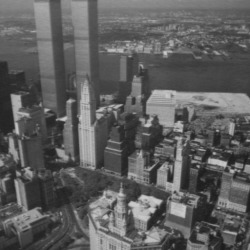
#> input picture assignment4/data/newyork/newyork_a.jpg, 250 x 250 px
$ python ex3.py   (older library calls are emulated)
#> lines starting #> are read from the running program, lines starting #| are printed output that depends on the picture
### assignment4/UZ_utils_a4.py
#! "d:/FRI/3_letnik/ai/uz/Scripts/python.exe"

"""
Before the first run, you need to have all necessary Python packages installed. For
that we highly recommend firstly creating Virtual Environment, to have your
development environment seperated from other projects (https://docs.python.org/3/tutorial/venv.html).

In system terminal then run: "pip install numpy opencv-python matplotlib Pillow"
"""

import numpy as np
import cv2
from matplotlib import pyplot as plt
from PIL import Image


"""
path: str
data_type: str of one of two values: float64 or uint8
max: takes only 1 or 255, must be specified when working with floats
"""
# [16 lines left out: function imread, not called in this run]


"""
path: str
data_type: str of one of two values: float64 or uint8
"""
def imread_gray(path: str, data_type: str) -> np.ndarray:
    I = cv2.imread(path, cv2.IMREAD_GRAYSCALE)
    I = np.asarray(I)
    if data_type == "float64":
        I = I.astype(np.float64) / 255
        # I = I.astype(np.float64)
    elif data_type == "uint8":
        I = I.astype(np.uint8)
    else:
        print("invalid argument: data_type")
    return I


# [57 lines left out: functions imshow, hist_show, signal_show, convolve, not called in this run]


# [25 lines that do not run on import are left out]

### assignment4/ex2.py
#! "D:/FRI/3_letnik/ai/uz/Scripts/python.exe"

import cv2
import numpy as np
from matplotlib import pyplot as plt
from matplotlib import gridspec as gs
from a4_utils import *
from UZ_utils_a4 import *
from ex1 import hessian_points, harris_points, nms


# feat_pts_1 -> features of image 1
# feat_pts_2 -> features of image 2
# feat_pts_1 and 2 may not be of the same size
def find_correspondences(feat_pts_1: np.ndarray, feat_pts_2: np.ndarray):
    # debug
    print(f"len 1: {len(feat_pts_1)}")
    print(f"len 2: {len(feat_pts_2)}")

    m1 = np.array([feat_pts_1 for _ in range(len(feat_pts_2))]).reshape((len(feat_pts_2), len(feat_pts_1), 16*16))
    m2 = np.array([[feats for _ in feat_pts_1] for feats in feat_pts_2]).reshape((len(feat_pts_2), len(feat_pts_1), 16*16))

    # hellinger distances between harris points
    # diffs = (np.sqrt(m1) - np.sqrt(m2)) ** 2
    d_hell: np.ndarray = np.sqrt(0.5 * np.sum((np.sqrt(m1) - np.sqrt(m2)) ** 2, axis=2))
    print("d_hell shape:", d_hell.shape)

    # return list of pairs [a, b], where a is index from the first list and b is index from the second.
    pairs = []
    for i in range(len(d_hell[0])):
        col = d_hell[:, i]
        min_d = np.min(col)
        min_idx = np.where(col == min_d)
        # print("found min indices: ", min_idx)
        min_idx = min_idx[0]
        # print("min idx: ", min_idx, [i, min_idx[0]])
        pairs.append([i, min_idx[0]])

    # debug
    print(f"n pairs: {len(pairs)}")

    # for each descriptor from feat_pts_1 find the closest descriptor from feat_pts_2

    return pairs


# [68 lines left out: function test_a, not called in this run]


# 2b
def find_matches(I1: np.ndarray, I2: np.ndarray, display: bool = True):
    # execute Hessian feature point detector
    sigma = 3
    images = [I1, I2]
    sigmas = [sigma, sigma]
    rs = [15, 15]
    # treshs = [0.004, 0.004]       # hessian
    treshs = [1e-6, 1e-6]           # harris
    feat_pts = []
    descs = []

    for i in range(len(images)):
        I = images[i]
        sigma = sigmas[i]
        points = harris_points(I, sigma)
        # points = hessian_points(I, sigma)

        points = np.where(points > treshs[i], points, 0)
        points = nms(points, rs[i], treshs[i])

        points = np.nonzero(points)

        feat_pts.append(points)

        # find simple descriptors
        desc = simple_descriptors(I, points[0], points[1])
        descs.append(desc)


    # find correspondences
    # Y = feat[0], X = feat[1] and vice versa
    # returns N_features x bins**2 array of descriptors
    pairs_1 = find_correspondences(descs[0], descs[1])
    pairs_2 = find_correspondences(descs[1], descs[0])
    print("pairs_1:\n", pairs_1)
    print("pairs_2:\n", pairs_2)

    # find only symmetric correspondences
    pairs = []
    for i in range(len(pairs_1)):
        if pairs_1[i][1] == pairs_2[pairs_1[i][1]][0] and pairs_1[i][0] == pairs_2[pairs_1[i][1]][1]:
            pairs.append(pairs_1[i])
    print("symmetric pairs:\n", pairs)

    feats_1 = np.asarray(feat_pts[0]).T
    feats_2 = np.asarray(feat_pts[1]).T
    feats_1 = np.flip(feats_1, axis=1)
    feats_2 = np.flip(feats_2, axis=1)
    # [6 lines of commented-out code are left out]
    feats_1_sorted = np.array([])
    feats_2_sorted = np.array([])
    for i in range(len(pairs)):
        feats_1_idx = pairs[i][0]
        feats_2_idx = pairs[i][1]
        feats_1_sorted = np.vstack((feats_1_sorted, feats_1[feats_1_idx])) if feats_1_sorted.size else feats_1[feats_1_idx]

        feats_2_sorted = np.vstack((feats_2_sorted, feats_2[feats_2_idx])) if feats_2_sorted.size else feats_2[feats_2_idx]
    print("feats_1_sorted:\n", feats_1_sorted)
    print("feats_2_sorted:\n", feats_2_sorted)

    if display:
        display_matches(images[0], feats_1_sorted, images[1], feats_2_sorted)

    return (feats_1_sorted, feats_2_sorted)
    # pretty accurate, but not perfect


# [6 lines left out: function test_b, not called in this run]


# [3 lines that do not run on import are left out]

### assignment4/ex1.py
#! "D:/FRI/3_letnik/ai/uz/Scripts/python.exe"

import cv2
import numpy as np
from matplotlib import pyplot as plt
from matplotlib import gridspec as gs
from a4_utils import *
from UZ_utils_a4 import *


# a
# computes determinants of hessian
# [6 lines left out: function hessian_points, not called in this run]


# r     neighbourhood size
def nms(det: np.ndarray, r: int, tresh: float) -> np.ndarray:
    padded = np.copy(det)
    padded = np.pad(padded, ((r, r), (r, r)), "constant", constant_values=((0, 0), (0, 0)))
    pxs = np.argwhere(det)      # does not include padding
    for i, j in pxs:
        # these indices are wrong when parametrized with r
        i_start = i
        i_end = i + 2 * r + 1
        j_start = j
        j_end = j + 2 * r + 1
        curr_response = det[i, j]
        neighbourhood = padded[i_start:i_end, j_start:j_end]
        neighbourhood[r, r] = 0     # set center element to 0 to exclude it from calculating neighbourhood max
        max = np.amax(neighbourhood)
        if curr_response > max and curr_response > tresh:
            # neighbourhood[i_start:i_end, j_start:j_end] = 0
            neighbourhood[r, r] = curr_response
    out = padded[r:len(padded) - r + 1, r:len(padded[0]) - r + 1]
    return out


# [43 lines left out: function test_ab, not called in this run]

# Q: What kind of structures in the image are detected by the algorithm?
# A: Curvatures
# Q: How does the parameter sigma affect the result?
# A: The bigger the sigma, the bigger the detected feature


# b
def harris_points(I: np.ndarray, sigma: float):
    sigma_gauss = sigma * 1.6
    alpha = 0.06
    d = get_partial_derivatives(I, sigma)
    I_x = d[0]
    I_y = d[1]
    G = gauss(sigma_gauss)
    G_T = np.transpose(G)
    # UL = upper left, LP = lower right element in the auto-correlation matrix
    UL = cv2.filter2D(np.power(I_x, 2), -1, G)
    UL = cv2.filter2D(UL, -1, G_T)
    antidiag = cv2.filter2D(I_x * I_y, -1, G)
    antidiag = cv2.filter2D(antidiag, -1, G_T)
    LR = cv2.filter2D(np.power(I_y, 2), -1, G)
    LR = cv2.filter2D(LR, -1, G_T)
    det = UL * LR - np.power(antidiag, 2)
    trace = UL + LR
    out = det - alpha * np.power(trace, 2)
    return out

# Feature points do not appear on the same structures in the image compared to the Hessian method.


# [3 lines that do not run on import are left out]

### assignment4/a4_utils.py
import numpy as np
import cv2
from matplotlib import pyplot as plt


def gauss(sigma):
    x = np.arange(np.floor(-3 * sigma), np.ceil(3 * sigma + 1))
    k = np.exp(-(x ** 2) / (2 * sigma ** 2))
    k = k / np.sum(k)
    k = np.expand_dims(k, 0)
    # print(f"gauss dims: {k.shape}")
    # print(k)
    return k


def gaussdx(sigma):
    x = np.arange(np.floor(-3 * sigma), np.ceil(3 * sigma + 1))
    k = -x * np.exp(-(x ** 2) / (2 * sigma ** 2))
    k /= np.sum(np.abs(k))
    k = np.expand_dims(k, 0)
    # print(f"gauss dims: {k.shape}")
    # print(k)
    return k


def convolve(I: np.ndarray, *ks):
    """
    Convolves input image I with all given kernels.

    :param I: Image, should be of type float64 and scaled from 0 to 1.
    :param ks: 2D Kernels
    :return: Image convolved with all kernels.
    """
    for k in ks:
        k = np.flip(k)  # filter2D performs correlation, so flipping is necessary
        I = cv2.filter2D(I, cv2.CV_64F, k)
    return I


def simple_descriptors(I: np.ndarray, Y, X, n_bins: int = 16, radius: int = 40, sigma: int = 2):
    """
    Computes descriptors for locations given in X and Y.

    I: Image in grayscale.
    Y: list of Y coordinates of locations. (Y: index of row from top to bottom)
    X: list of X coordinates of locations. (X: index of column from left to right)

    Returns: tensor of shape (len(X), n_bins^2), so for each point a feature of length n_bins^2.
    """

    assert np.max(I) <= 1, "Image needs to be in range [0, 1]"
    assert I.dtype == np.float64, "Image needs to be in np.float64"

    g = gauss(sigma)
    d = gaussdx(sigma)

    Ix = convolve(I, g.T, d)
    Iy = convolve(I, g, d.T)
    Ixx = convolve(Ix, g.T, d)
    Iyy = convolve(Iy, g, d.T)

    mag = np.sqrt(Ix ** 2 + Iy ** 2)
    mag = np.floor(mag * ((n_bins - 1) / np.max(mag)))

    feat = Ixx + Iyy
    feat += abs(np.min(feat))
    feat = np.floor(feat * ((n_bins - 1) / np.max(feat)))

    desc = []

    for y, x in zip(Y, X):
        miny = max(y - radius, 0)
        maxy = min(y + radius, I.shape[0])
        minx = max(x - radius, 0)
        maxx = min(x + radius, I.shape[1])
        r1 = mag[miny:maxy, minx:maxx].reshape(-1)
        r2 = feat[miny:maxy, minx:maxx].reshape(-1)

        a = np.zeros((n_bins, n_bins))
        for m, l in zip(r1, r2):
            a[int(m), int(l)] += 1

        a = a.reshape(-1)
        # if np.sum(a) >= 0:
        #     print("h")
        a /= np.sum(a)

        desc.append(a)

    return np.array(desc)


def display_matches(I1: np.ndarray, pts1: np.ndarray, I2: np.ndarray, pts2: np.ndarray, show: bool = True):
    """
    Displays matches between images.

    I1, I2: Image in grayscale.
    pts1, pts2: Nx2 arrays of coordinates of feature points for each image (first columnt is x, second is y coordinates)
    """

    assert I1.shape[0] == I2.shape[0] and I1.shape[1] == I2.shape[1], "Images need to be of the same size."

    I = np.hstack((I1, I2))
    w = I1.shape[1]
    plt.imshow(I, cmap='gray')

    for p1, p2 in zip(pts1, pts2):
        x1 = p1[0]
        y1 = p1[1]
        x2 = p2[0]
        y2 = p2[1]
        plt.plot(x1, y1, 'bo', markersize=3)
        plt.plot(x2 + w, y2, 'bo', markersize=3)
        plt.plot([x1, x2 + w], [y1, y2], 'r', linewidth=.8)

    if show:
        plt.show()


# returns a list of 2 elements:
#   0: I_x
#   1: I_y
def get_partial_derivatives(I: np.ndarray, sigma: float) -> list:
    G = gauss(sigma)
    D = gaussdx(sigma)
    D = np.flip(D)
    # G_T = G.reshape([G.shape[1], 1])
    # D_T = D.reshape([D.shape[1], 1])
    G_T = np.transpose(G)
    D_T = np.transpose(D)

    I_x = cv2.filter2D(I, -1, G_T)
    I_x = cv2.filter2D(I_x, -1, D)
    I_y = cv2.filter2D(I, -1, G)
    I_y = cv2.filter2D(I_y, -1, D_T)

    return [I_x, I_y]

# expects partial first order derivatives I_x and I_y
# returns list of 3 elements of partial derivatives of second order
#   0: I_xx
#   1: I_yy
#   2: I_xy
# [18 lines left out: function get_2nd_derivatives, not called in this run]


### assignment4/ex3.py
#! "D:/FRI/3_letnik/ai/uz/Scripts/python.exe"

import cv2
import os
import numpy as np
from matplotlib import pyplot as plt
from matplotlib import gridspec as gs
from a4_utils import *
from UZ_utils_a4 import *
from ex1 import hessian_points, harris_points, nms
from ex2 import find_matches


# display images in a 1xN grid
# [9 lines left out: function display_images, not called in this run]


# Homography
# x = [x_t, y_t]
# p = [p1, p2, p3, p4]
# p1, p2 for rotation and scale, p3 and p4 for translation
def estimate_homography(feats_1: np.ndarray, feats_2: np.ndarray):
    # approximates homography between 2 images using a given set if matched feature points
    # construct matrix A
    A = np.array([])
    for i in range(len(feats_1)):
        x_r, y_r = feats_1[i]
        x_t, y_t = feats_2[i]
        A_i = np.array([
            [x_r, y_r, 1, 0, 0, 0, -x_t*x_r, -x_t*y_r, -x_t],
            [0, 0, 0, x_r, y_r, 1, -y_t*x_r, -y_t*y_r, -y_t]
        ])
        A = np.vstack((A, A_i)) if A.size else A_i
    print("A:\n", A)

    # solve for h
    U, S, V = np.linalg.svd(A)
    h = V[-1] / V[-1, -1]
    print("h:\n", h, h.shape)

    # construct H
    H = np.reshape(h, (3, 3))
    print("H:\n", H)

    return H


# set can be wither "newyork" or "graf"
# [39 lines left out: function test_a, not called in this run]


# b
# RANSAC
def ransac():
    filenames = ["data/newyork/newyork_a.jpg", "data/newyork/newyork_b.jpg"]
    images = []
    for filename in filenames:
        images.append(imread_gray(filename, "float64"))
#> in imread_gray, I is the input picture: shape (250, 250); min 24, max 205, mean 93.9
    feats_1, feats_2 = find_matches(images[0], images[1], display=False)
#> the loop in find_matches, `for i in range(len(images)):` made 2 passes
#> pass 1, in get_partial_derivatives, `I_x = cv2.filter2D(I_x, -1, D)`:
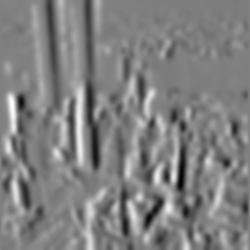
#> I_x: shape (250, 250) float64; min -0.243, max 0.241, mean 0.00058; drawn with min black and max white
#> pass 1, in get_partial_derivatives, `I_y = cv2.filter2D(I_y, -1, D_T)`:
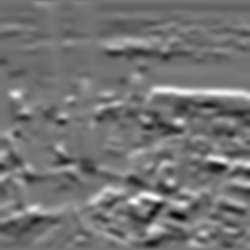
#> I_y: shape (250, 250) float64; min -0.197, max 0.228, mean -0.0028; drawn with min black and max white
#> after the loop in find_matches, `for i in range(len(images)):`: descs = 2 items
#| len 1: 43
#| len 2: 42
#> in find_correspondences, `d_hell: np.ndarray = np.sqrt(0.5 * np.sum((np.sqrt(m1) - np.sqrt(m2)) ..`:
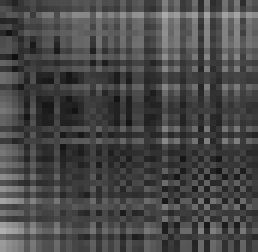
#> d_hell: shape (42, 43) float64 (shown 6 times larger); min 0.0626, max 0.691, mean 0.284
#| d_hell shape: (42, 43)
#> the loop in find_correspondences, `for i in range(len(d_hell[0])):` made 43 passes
#> (min_d, min_idx) on passes 1 to 12: (0.149, [3]), (0.0794, [5]), (0.0626, [9]), (0.0991, [14]), (0.0863, [19]), (0.104, [7]), (0.126, [13]), (0.0875, [17]), (0.0947, [17]), (0.105, [8]), (0.0838, [24]), (0.0859, [12])
#> after the loop in find_correspondences, `for i in range(len(d_hell[0])):`: pairs = 43 pairs, first value 0 to 42, second value 3 to 39
#| n pairs: 43
#> in find_matches, `pairs_1 = find_correspondences(descs[0], descs[1])`: pairs_1 has the same summary as pairs in find_correspondences
#| len 1: 42
#| len 2: 43
#> in find_correspondences (call 2), `d_hell: np.ndarray = np.sqrt(0.5 * np.sum((np.sqrt(m1) - np.sqrt(m2)) ..`:
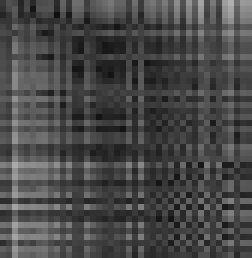
#> d_hell: shape (43, 42) float64 (shown 6 times larger); min 0.0626, max 0.691, mean 0.284
#| d_hell shape: (43, 42)
#> the loop in find_correspondences (call 2), `for i in range(len(d_hell[0])):` made 42 passes
#> (min_d, min_idx) on passes 1 to 12: (0.145, [2]), (0.178, [33]), (0.233, [5]), (0.149, [0]), (0.183, [3]), (0.0794, [1]), (0.164, [3]), (0.104, [5]), (0.105, [9]), (0.0626, [2]), (0.117, [17]), (0.101, [2])
#> after the loop in find_correspondences (call 2), `for i in range(len(d_hell[0])):`: pairs = 42 pairs, first value 0 to 41, second value 0 to 40
#| n pairs: 42
#> in find_matches, `pairs_2 = find_correspondences(descs[1], descs[0])`: pairs_2 has the same summary as pairs in find_correspondences
#> (printed output is left out)
#> (printed output is left out)
#> the loop in find_matches, `for i in range(len(pairs_1)):` made 43 passes
#> after the loop in find_matches, `for i in range(len(pairs_1)):`: pairs = 27 pairs, first value 0 to 36, second value 3 to 39
#> (printed output is left out)
#> in find_matches, `feats_1 = np.asarray(feat_pts[0]).T`: feats_1 = 43 pairs, first value 0 to 249, second value 3 to 249
#> in find_matches, `feats_2 = np.asarray(feat_pts[1]).T`: feats_2 = 42 pairs, first value 5 to 249, second value 0 to 243
#> in find_matches, `feats_1 = np.flip(feats_1, axis=1)`: feats_1 = 43 pairs, first value 3 to 249, second value 0 to 249
#> in find_matches, `feats_2 = np.flip(feats_2, axis=1)`: feats_2 = 42 pairs, first value 0 to 243, second value 5 to 249
#> the loop in find_matches, `for i in range(len(pairs)):` made 27 passes
#> (feats_1_idx, feats_2_idx) on passes 5 to 16: (4, 19), (5, 7), (7, 17), (9, 8), (10, 24), (11, 12), (12, 18), (13, 22), (14, 32), (16, 27), (17, 10), (19, 16)
#> (feats_1_idx, feats_2_idx, feats_1_sorted, feats_2_sorted) on passes 1 to 4: (0, 3, [42, 0], [180, 22]), (1, 5, [[42, 0], [71, 38]], [[180, 22], [139, 40]]), (2, 9, [[42, 0], [71, 38], [108, 49]], [[180, 22], [139, 40], [160, 72]]), (3, 14, [[42, 0], [71, 38], [108, 49], [165, 54]], [[180, 22], [139, 40], [160, 72], [201, 113]])
#> after the loop in find_matches, `for i in range(len(pairs)):`: feats_1_sorted = 27 pairs, first value 4 to 231, second value 0 to 229; feats_2_sorted = 27 pairs, first value 0 to 203, second value 22 to 240
#> (printed output is left out)
#> (printed output is left out)
#> feats_1 has the same summary as feats_1_sorted in find_matches; feats_2 has the same summary as feats_2_sorted in find_matches

    # ransac loop
    # iterations
    k = 50
    threshold = 2
    min_error = 10000000
    H_best = None
    feats_1_best = None
    feats_2_best = None
    while k > 0:
        idxs = np.random.randint(0, len(feats_1), 4)
        rand_selected_1 = feats_1[idxs]
        rand_selected_2 = feats_2[idxs]
        print("rand_selected_1:\n", rand_selected_1)
        print("rand_selected_2:\n", rand_selected_2)
        # estimate homography
        H = estimate_homography(rand_selected_1, rand_selected_2)

        feats_1_transformed = H @ np.vstack((feats_1.T, np.ones((1, feats_1.shape[0]))))
        feats_1_transformed = feats_1_transformed[0:2, :] / feats_1_transformed[2, :]
        feats_1_transformed = feats_1_transformed.T
        print("feats_1_transformed:\n", feats_1_transformed)
        print("feats_2:\n", feats_2)

        # error calc
        err_vector = np.linalg.norm(feats_1_transformed - feats_2, axis=1)
        print("err:\n", err_vector, len(err_vector))

        # find inliers
        inliers = np.where(err_vector < threshold)[0]
        print("inliers:\n", inliers)

        if len(inliers) > len(feats_1) * 0.5:
            H = estimate_homography(feats_1[inliers], feats_2[inliers])
            new_feats_1_transformed = H @ np.vstack((feats_1.T, np.ones((1, feats_1.shape[0]))))
            new_feats_1_transformed = new_feats_1_transformed[0:2, :] / new_feats_1_transformed[2, :]
            new_feats_1_transformed = new_feats_1_transformed.T
            new_err_vector = np.linalg.norm(new_feats_1_transformed - feats_2, axis=1)
            if np.mean(new_err_vector) < min_error:
                H_best = H
                feats_1_best = feats_1[inliers]
                feats_2_best = feats_2[inliers]
                min_error = np.mean(new_err_vector)
        k -= 1
#> this loop made 50 passes
#> (idxs, rand_selected_1, rand_selected_2, min_error) on pass 5: ([12, 26, 1, 6], [[231, 131], [89, 229], [71, 38], [117, 105]], [[203, 214], [31, 198], [139, 40], [131, 121]], 4.32)
#> (idxs, rand_selected_1, rand_selected_2, inliers) on passes 1, 3, 4, 6: ([12, 15, 21, 0], [[231, 131], [60, 154], [132, 204], [42, 0]], [[203, 214], [57, 121], [79, 207], [180, 22]], [0, 12, 15, 21]), ([19, 21, 18, 4], [[27, 180], [132, 204], [227, 166], [155, 92]], [[6, 118], [79, 207], [180, 240], [169, 135]], [3, 4, 8, 11, 18, 19, 20, 21, 25]), ([23, 6, 24, 24], [[182, 212], [117, 105], [37, 214], [37, 214]], [[124, 214], [131, 121], [0, 150], [0, 150]], [6, 23, 24]), ([7, 23, 14, 24], [[20, 115], [182, 212], [4, 151], [37, 214]], [[50, 67], [124, 214], [15, 85], [0, 150]], [7, 14, 23, 24])
#> (printed output is left out)
#> after the loop, feats_1_best = 17 rows, first 8: [71, 38], [108, 49], [165, 54], [155, 92], [117, 105], [20, 115], [177, 118], [63, 119]; feats_2_best = 17 rows, first 8: [139, 40], [160, 72], [201, 113], [169, 135], [131, 121], [50, 67], [169, 169], [82, 97]; k = 0; min_error = 4.32


    # transform image newyork_a with H_best
    transformed_newyork_a = cv2.warpPerspective(images[0], H_best, (images[0].shape[1], images[0].shape[0]))
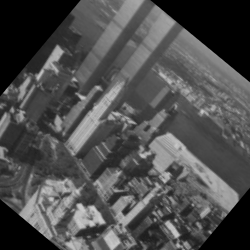
#> transformed_newyork_a: shape (250, 250) float64; min 0, max 0.795, mean 0.307

    fig = plt.figure(figsize=(10, 10))
    grid = gs.GridSpec(nrows=2, ncols=2)
    sp = fig.add_subplot(grid[0, :])
    display_matches(images[0], feats_1_best, images[1], feats_2_best, show=False)
#> in display_matches, `I = np.hstack((I1, I2))`:
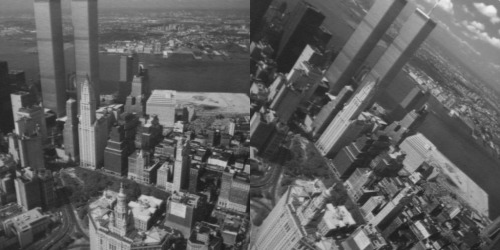
#> I: shape (250, 500) float64; min 0.0941, max 0.949, mean 0.374
#> the loop in display_matches, `for p1, p2 in zip(pts1, pts2):` made 17 passes
#> (x1, y1, x2, y2) on passes 1 to 12: (71, 38, 139, 40), (108, 49, 160, 72), (165, 54, 201, 113), (155, 92, 169, 135), (117, 105, 131, 121), (20, 115, 50, 67), (177, 118, 169, 169), (63, 119, 82, 97), (155, 124, 149, 160), (231, 131, 203, 214), (211, 161, 168, 224), (91, 164, 74, 149)
    sp = fig.add_subplot((grid[1, 0]))
    sp.imshow(images[1], cmap="gray")
    sp.set_title("newyork_b")
    sp = fig.add_subplot((grid[1, 1]))
    sp.imshow(transformed_newyork_a, cmap="gray")
    sp.set_title("transformed newyork_a")
    plt.show()
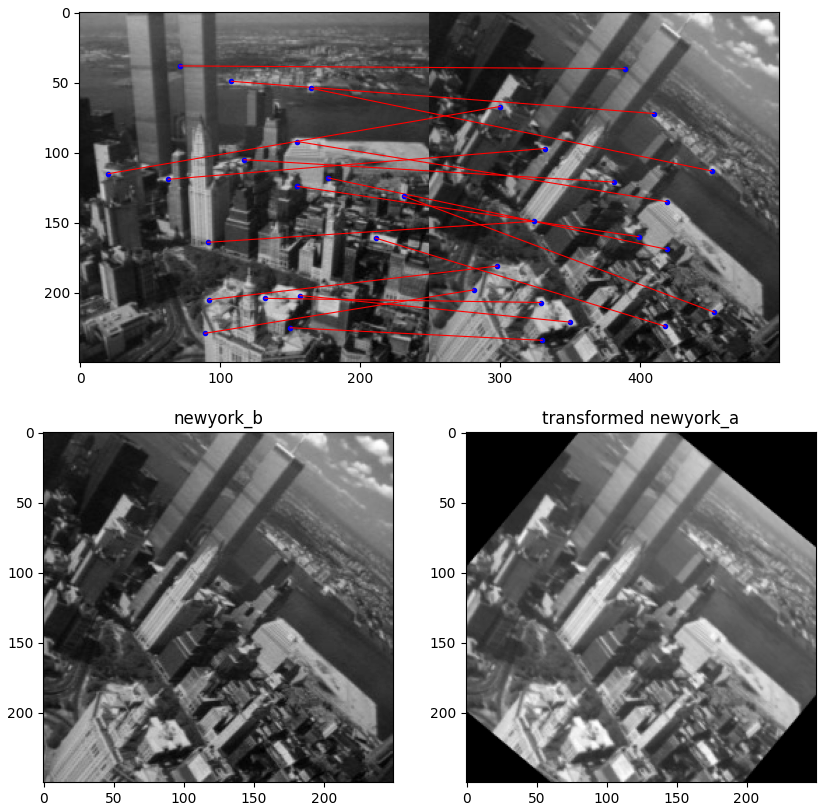
#> figure drawn by matplotlib, 3 panels


if __name__ == "__main__":
    # test_a("newyork")
    # test_a("graf")
    ransac()
